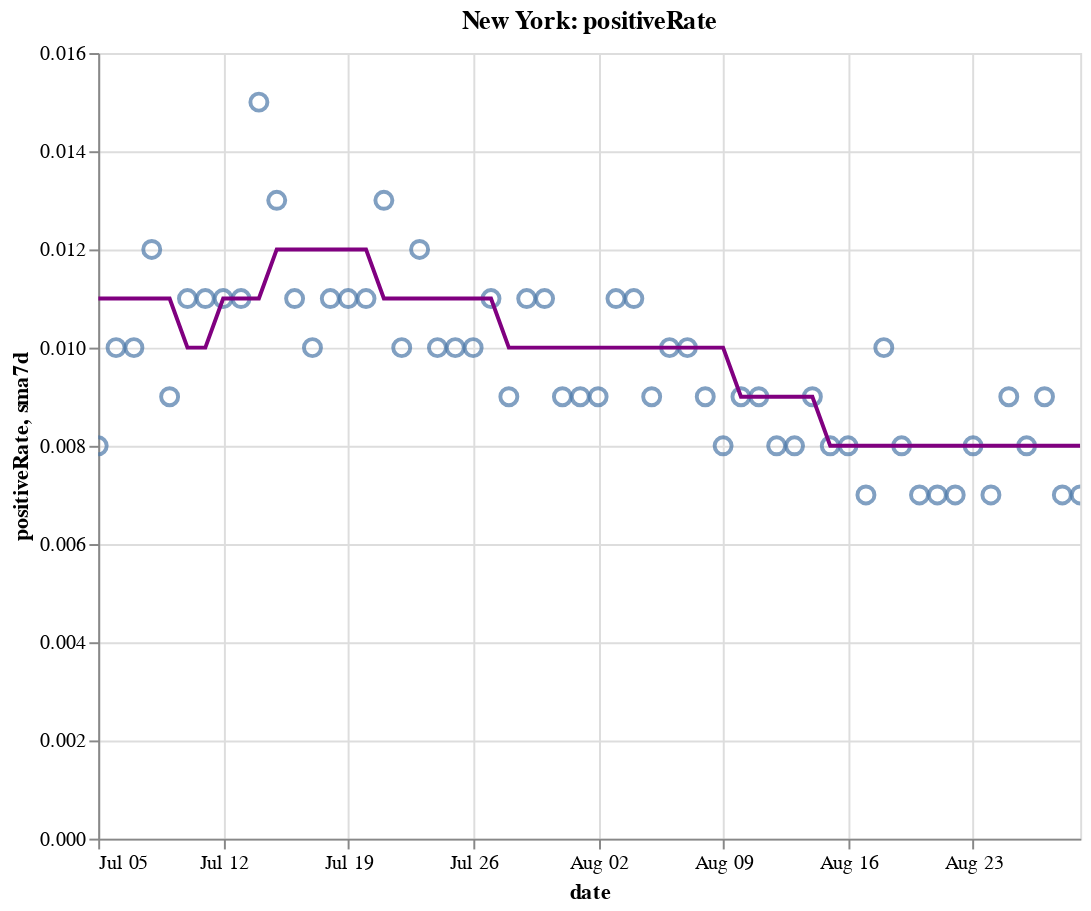

The notebook cell saved with this chart:
### Code cell
create_plot(ny, 'positiveRate')

### Figure 1 — Vega-Lite specification as saved in the notebook (floating-point values rounded to 4 significant figures)
{"config": {"view": {"continuousWidth": 400, "continuousHeight": 300}}, "layer": [{"layer": [{"mark": {"type": "point", "size": 75}, "encoding": {"tooltip": [{"type": "temporal", "field": "date"}, {"type": "quantitative", "field": "positiveRate"}, {"type": "quantitative", "field": "sma7d"}], "x": {"type": "temporal", "field": "date"}, "y": {"type": "quantitative", "field": "positiveRate"}}, "selection": {"selector010": {"type": "interval", "bind": "scales", "encodings": ["x", "y"]}}}, {"mark": {"type": "line", "color": "purple"}, "encoding": {"x": {"type": "temporal", "field": "date"}, "y": {"type": "quantitative", "field": "sma7d"}}}]}, {"mark": {"type": "rule", "color": "#aaa"}, "encoding": {"x": {"type": "temporal", "field": "date"}}, "transform": [{"filter": {"selection": "selector009"}}]}, {"mark": "circle", "encoding": {"opacity": {"condition": {"value": 1, "selection": "selector009"}, "value": 0}, "tooltip": [{"type": "temporal", "field": "date"}, {"type": "quantitative", "field": "positiveRate"}, {"type": "quantitative", "field": "sma7d"}], "x": {"type": "temporal", "field": "date"}, "y": {"type": "quantitative", "field": "positiveRate"}}, "selection": {"selector009": {"type": "single", "encodings": ["x"], "on": "mouseover", "nearest": true, "empty": "none"}}}, {"mark": {"type": "text", "align": "left", "dx": 5, "dy": -5, "stroke": "white", "strokeWidth": 2}, "encoding": {"text": {"type": "quantitative", "field": "positiveRate"}, "tooltip": [{"type": "temporal", "field": "date"}, {"type": "quantitative", "field": "positiveRate"}, {"type": "quantitative", "field": "sma7d"}], "x": {"type": "temporal", "field": "date"}, "y": {"type": "quantitative", "field": "positiveRate"}}, "transform": [{"filter": {"selection": "selector009"}}]}, {"mark": {"type": "text", "align": "left", "dx": 5, "dy": -5}, "encoding": {"text": {"type": "quantitative", "field": "positiveRate"}, "tooltip": [{"type": "temporal", "field": "date"}, {"type": "quantitative", "field": "positiveRate"}, {"type": "quantitative", "field": "sma7d"}], "x": {"type": "temporal", "field": "date"}, "y": {"type": "quantitative", "field": "positiveRate"}}, "transform": [{"filter": {"selection": "selector009"}}]}], "data": {"name": "data-f1c7becd3d05756794d77fe71d84aa4d"}, "height": 400, "title": "New York: positiveRate", "width": 500, "$schema": "https://vega.github.io/schema/vega-lite/v4.8.1.json", "datasets": {"data-f1c7becd3d05756794d77fe71d84aa4d": [{"date": "2020-07-05T00:00:00", "totalTestResultsIncrease": 63420.0, "positiveIncrease": 533.0, "death": 24900.0, "deathIncrease": 8.0, "positiveRate": 0.008, "state": "New York", "sma7d": 0.011}, {"date": "2020-07-06T00:00:00", "totalTestResultsIncrease": 54330.0, "positiveIncrease": 518.0, "death": 24910.0, "deathIncrease": 9.0, "positiveRate": 0.01, "state": "New York", "sma7d": 0.011}, {"date": "2020-07-07T00:00:00", "totalTestResultsIncrease": 56740.0, "positiveIncrease": 588.0, "death": 24920.0, "deathIncrease": 11.0, "positiveRate": 0.01, "state": "New York", "sma7d": 0.011}, {"date": "2020-07-08T00:00:00", "totalTestResultsIncrease": 57580.0, "positiveIncrease": 692.0, "death": 24940.0, "deathIncrease": 20.0, "positiveRate": 0.012, "state": "New York", "sma7d": 0.011}, {"date": "2020-07-09T00:00:00", "totalTestResultsIncrease": 65560.0, "positiveIncrease": 584.0, "death": 24960.0, "deathIncrease": 15.0, "positiveRate": 0.009, "state": "New York", "sma7d": 0.011}, {"date": "2020-07-10T00:00:00", "totalTestResultsIncrease": 73560.0, "positiveIncrease": 786.0, "death": 24970.0, "deathIncrease": 9.0, "positiveRate": 0.011, "state": "New York", "sma7d": 0.01}, {"date": "2020-07-11T00:00:00", "totalTestResultsIncrease": 69200.0, "positiveIncrease": 730.0, "death": 24970.0, "deathIncrease": 6.0, "positiveRate": 0.011, "state": "New York", "sma7d": 0.01}, {"date": "2020-07-12T00:00:00", "totalTestResultsIncrease": 62420.0, "positiveIncrease": 677.0, "death": 24980.0, "deathIncrease": 5.0, "positiveRate": 0.011, "state": "New York", "sma7d": 0.011}, {"date": "2020-07-13T00:00:00", "totalTestResultsIncrease": 51690.0, "positiveIncrease": 557.0, "death": 24990.0, "deathIncrease": 10.0, "positiveRate": 0.011, "state": "New York", "sma7d": 0.011}, {"date": "2020-07-14T00:00:00", "totalTestResultsIncrease": 60040.0, "positiveIncrease": 912.0, "death": 24990.0, "deathIncrease": 5.0, "positiveRate": 0.015, "state": "New York", "sma7d": 0.011}, {"date": "2020-07-15T00:00:00", "totalTestResultsIncrease": 63600.0, "positiveIncrease": 831.0, "death": 25000.0, "deathIncrease": 9.0, "positiveRate": 0.013, "state": "New York", "sma7d": 0.012}, {"date": "2020-07-16T00:00:00", "totalTestResultsIncrease": 72680.0, "positiveIncrease": 769.0, "death": 25010.0, "deathIncrease": 11.0, "positiveRate": 0.011, "state": "New York", "sma7d": 0.012}, {"date": "2020-07-17T00:00:00", "totalTestResultsIncrease": 78240.0, "positiveIncrease": 776.0, "death": 25020.0, "deathIncrease": 10.0, "positiveRate": 0.01, "state": "New York", "sma7d": 0.012}, {"date": "2020-07-18T00:00:00", "totalTestResultsIncrease": 69820.0, "positiveIncrease": 754.0, "death": 25040.0, "deathIncrease": 11.0, "positiveRate": 0.011, "state": "New York", "sma7d": 0.012}, {"date": "2020-07-19T00:00:00", "totalTestResultsIncrease": 46200.0, "positiveIncrease": 502.0, "death": 25050.0, "deathIncrease": 13.0, "positiveRate": 0.011, "state": "New York", "sma7d": 0.012}, {"date": "2020-07-20T00:00:00", "totalTestResultsIncrease": 49340.0, "positiveIncrease": 519.0, "death": 25060.0, "deathIncrease": 8.0, "positiveRate": 0.011, "state": "New York", "sma7d": 0.012}, {"date": "2020-07-21T00:00:00", "totalTestResultsIncrease": 66170.0, "positiveIncrease": 855.0, "death": 25060.0, "deathIncrease": 2.0, "positiveRate": 0.013, "state": "New York", "sma7d": 0.011}, {"date": "2020-07-22T00:00:00", "totalTestResultsIncrease": 67660.0, "positiveIncrease": 705.0, "death": 25070.0, "deathIncrease": 10.0, "positiveRate": 0.01, "state": "New York", "sma7d": 0.011}, {"date": "2020-07-23T00:00:00", "totalTestResultsIncrease": 69700.0, "positiveIncrease": 811.0, "death": 25080.0, "deathIncrease": 13.0, "positiveRate": 0.012, "state": "New York", "sma7d": 0.011}, {"date": "2020-07-24T00:00:00", "totalTestResultsIncrease": 76510.0, "positiveIncrease": 753.0, "death": 25090.0, "deathIncrease": 9.0, "positiveRate": 0.01, "state": "New York", "sma7d": 0.011}, {"date": "2020-07-25T00:00:00", "totalTestResultsIncrease": 71470.0, "positiveIncrease": 750.0, "death": 25100.0, "deathIncrease": 13.0, "positiveRate": 0.01, "state": "New York", "sma7d": 0.011}, {"date": "2020-07-26T00:00:00", "totalTestResultsIncrease": 53570.0, "positiveIncrease": 536.0, "death": 25110.0, "deathIncrease": 3.0, "positiveRate": 0.01, "state": "New York", "sma7d": 0.011}, {"date": "2020-07-27T00:00:00", "totalTestResultsIncrease": 57270.0, "positiveIncrease": 608.0, "death": 25120.0, "deathIncrease": 11.0, "positiveRate": 0.011, "state": "New York", "sma7d": 0.011}, {"date": "2020-07-28T00:00:00", "totalTestResultsIncrease": 57400.0, "positiveIncrease": 534.0, "death": 25130.0, "deathIncrease": 9.0, "positiveRate": 0.009, "state": "New York", "sma7d": 0.01}, {"date": "2020-07-29T00:00:00", "totalTestResultsIncrease": 62280.0, "positiveIncrease": 715.0, "death": 25130.0, "deathIncrease": 6.0, "positiveRate": 0.011, "state": "New York", "sma7d": 0.01}, {"date": "2020-07-30T00:00:00", "totalTestResultsIncrease": 73550.0, "positiveIncrease": 777.0, "death": 25140.0, "deathIncrease": 13.0, "positiveRate": 0.011, "state": "New York", "sma7d": 0.01}, {"date": "2020-07-31T00:00:00", "totalTestResultsIncrease": 68870.0, "positiveIncrease": 644.0, "death": 25150.0, "deathIncrease": 5.0, "positiveRate": 0.009, "state": "New York", "sma7d": 0.01}, {"date": "2020-08-01T00:00:00", "totalTestResultsIncrease": 82740.0, "positiveIncrease": 753.0, "death": 25160.0, "deathIncrease": 14.0, "positiveRate": 0.009, "state": "New York", "sma7d": 0.01}, {"date": "2020-08-02T00:00:00", "totalTestResultsIncrease": 58960.0, "positiveIncrease": 531.0, "death": 25170.0, "deathIncrease": 6.0, "positiveRate": 0.009, "state": "New York", "sma7d": 0.01}, {"date": "2020-08-03T00:00:00", "totalTestResultsIncrease": 51840.0, "positiveIncrease": 545.0, "death": 25170.0, "deathIncrease": 2.0, "positiveRate": 0.011, "state": "New York", "sma7d": 0.01}, {"date": "2020-08-04T00:00:00", "totalTestResultsIncrease": 70990.0, "positiveIncrease": 746.0, "death": 25180.0, "deathIncrease": 3.0, "positiveRate": 0.011, "state": "New York", "sma7d": 0.01}, {"date": "2020-08-05T00:00:00", "totalTestResultsIncrease": 72670.0, "positiveIncrease": 636.0, "death": 25180.0, "deathIncrease": 4.0, "positiveRate": 0.009, "state": "New York", "sma7d": 0.01}, {"date": "2020-08-06T00:00:00", "totalTestResultsIncrease": 72370.0, "positiveIncrease": 703.0, "death": 25180.0, "deathIncrease": 6.0, "positiveRate": 0.01, "state": "New York", "sma7d": 0.01}, {"date": "2020-08-07T00:00:00", "totalTestResultsIncrease": 70170.0, "positiveIncrease": 714.0, "death": 25190.0, "deathIncrease": 5.0, "positiveRate": 0.01, "state": "New York", "sma7d": 0.01}, {"date": "2020-08-08T00:00:00", "totalTestResultsIncrease": 74860.0, "positiveIncrease": 703.0, "death": 25200.0, "deathIncrease": 5.0, "positiveRate": 0.009, "state": "New York", "sma7d": 0.01}, {"date": "2020-08-09T00:00:00", "totalTestResultsIncrease": 65810.0, "positiveIncrease": 515.0, "death": 25200.0, "deathIncrease": 7.0, "positiveRate": 0.008, "state": "New York", "sma7d": 0.01}, {"date": "2020-08-10T00:00:00", "totalTestResultsIncrease": 54000.0, "positiveIncrease": 476.0, "death": 25200.0, "deathIncrease": 2.0, "positiveRate": 0.009, "state": "New York", "sma7d": 0.009}, {"date": "2020-08-11T00:00:00", "totalTestResultsIncrease": 77060.0, "positiveIncrease": 667.0, "death": 25210.0, "deathIncrease": 7.0, "positiveRate": 0.009, "state": "New York", "sma7d": 0.009}, {"date": "2020-08-12T00:00:00", "totalTestResultsIncrease": 87780.0, "positiveIncrease": 700.0, "death": 25220.0, "deathIncrease": 7.0, "positiveRate": 0.008, "state": "New York", "sma7d": 0.009}, {"date": "2020-08-13T00:00:00", "totalTestResultsIncrease": 87900.0, "positiveIncrease": 737.0, "death": 25230.0, "deathIncrease": 10.0, "positiveRate": 0.008, "state": "New York", "sma7d": 0.009}, {"date": "2020-08-14T00:00:00", "totalTestResultsIncrease": 85460.0, "positiveIncrease": 727.0, "death": 25230.0, "deathIncrease": 4.0, "positiveRate": 0.009, "state": "New York", "sma7d": 0.009}, {"date": "2020-08-15T00:00:00", "totalTestResultsIncrease": 88670.0, "positiveIncrease": 734.0, "death": 25240.0, "deathIncrease": 12.0, "positiveRate": 0.008, "state": "New York", "sma7d": 0.008}, {"date": "2020-08-16T00:00:00", "totalTestResultsIncrease": 77690.0, "positiveIncrease": 607.0, "death": 25250.0, "deathIncrease": 6.0, "positiveRate": 0.008, "state": "New York", "sma7d": 0.008}, {"date": "2020-08-17T00:00:00", "totalTestResultsIncrease": 56890.0, "positiveIncrease": 408.0, "death": 25260.0, "deathIncrease": 6.0, "positiveRate": 0.007, "state": "New York", "sma7d": 0.008}, {"date": "2020-08-18T00:00:00", "totalTestResultsIncrease": 66890.0, "positiveIncrease": 655.0, "death": 25260.0, "deathIncrease": 8.0, "positiveRate": 0.01, "state": "New York", "sma7d": 0.008}, {"date": "2020-08-19T00:00:00", "totalTestResultsIncrease": 80420.0, "positiveIncrease": 631.0, "death": 25270.0, "deathIncrease": 6.0, "positiveRate": 0.008, "state": "New York", "sma7d": 0.008}, {"date": "2020-08-20T00:00:00", "totalTestResultsIncrease": 80980.0, "positiveIncrease": 601.0, "death": 25280.0, "deathIncrease": 5.0, "positiveRate": 0.007, "state": "New York", "sma7d": 0.008}, {"date": "2020-08-21T00:00:00", "totalTestResultsIncrease": 98880.0, "positiveIncrease": 709.0, "death": 25280.0, "deathIncrease": 3.0, "positiveRate": 0.007, "state": "New York", "sma7d": 0.008}, {"date": "2020-08-22T00:00:00", "totalTestResultsIncrease": 94850.0, "positiveIncrease": 653.0, "death": 25280.0, "deathIncrease": 4.0, "positiveRate": 0.007, "state": "New York", "sma7d": 0.008}, {"date": "2020-08-23T00:00:00", "totalTestResultsIncrease": 74040.0, "positiveIncrease": 572.0, "death": 25290.0, "deathIncrease": 6.0, "positiveRate": 0.008, "state": "New York", "sma7d": 0.008}, {"date": "2020-08-24T00:00:00", "totalTestResultsIncrease": 62030.0, "positiveIncrease": 408.0, "death": 25300.0, "deathIncrease": 7.0, "positiveRate": 0.007, "state": "New York", "sma7d": 0.008}, {"date": "2020-08-25T00:00:00", "totalTestResultsIncrease": 67260.0, "positiveIncrease": 629.0, "death": 25300.0, "deathIncrease": 2.0, "positiveRate": 0.009, "state": "New York", "sma7d": 0.008}, {"date": "2020-08-26T00:00:00", "totalTestResultsIncrease": 71190.0, "positiveIncrease": 566.0, "death": 25300.0, "deathIncrease": 8.0, "positiveRate": 0.008, "state": "New York", "sma7d": 0.008}, {"date": "2020-08-27T00:00:00", "totalTestResultsIncrease": 83440.0, "positiveIncrease": 791.0, "death": 25310.0, "deathIncrease": 4.0, "positiveRate": 0.009, "state": "New York", "sma7d": 0.008}, {"date": "2020-08-28T00:00:00", "totalTestResultsIncrease": 97830.0, "positiveIncrease": 636.0, "death": 25310.0, "deathIncrease": 3.0, "positiveRate": 0.007, "state": "New York", "sma7d": 0.008}, {"date": "2020-08-29T00:00:00", "totalTestResultsIncrease": 93870.0, "positiveIncrease": 635.0, "death": 25320.0, "deathIncrease": 7.0, "positiveRate": 0.007, "state": "New York", "sma7d": 0.008}]}}
